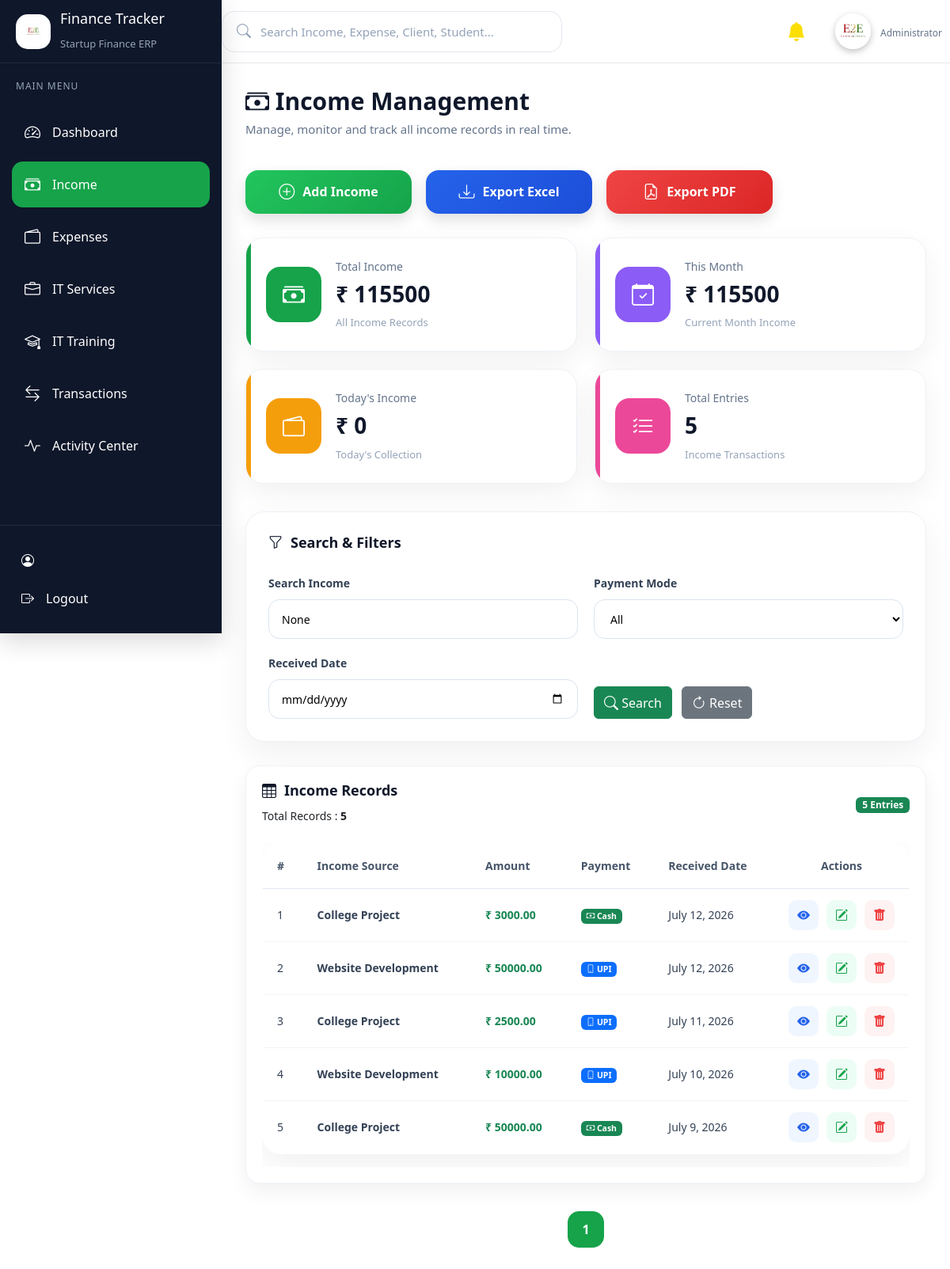
The app's page /income/ with its own data.
### income/models.py (models this page shows, shortened)
class Income(BaseModel):
    PAYMENT_MODE = [
        ("Cash", "Cash"),
        ("UPI", "UPI"),
        ("Bank", "Bank Transfer"),
        ("Card", "Card"),
        ("Cheque", "Cheque"),
    ]
    income_source = models.ForeignKey(
        IncomeSource,
        on_delete=models.CASCADE,
        related_name="incomes"
    )
    denomination = models.CharField(
        max_length=20,
        blank=True,
        null=True
    )
    custom_denomination = models.PositiveIntegerField(
        blank=True,
        null=True
    )
    notes_count = models.PositiveIntegerField(
        blank=True,
        null=True
    )
    transaction_id = models.CharField(
        max_length=150,
        blank=True,
        null=True
    )
    cheque_number = models.CharField(
        max_length=100,
        blank=True,
        null=True
    )
    bank_name = models.CharField(
        max_length=100,
        blank=True,
        null=True
    )
    amount = models.DecimalField(
        max_digits=12,
        decimal_places=2,
        validators=[
            MinValueValidator(
                1,
                message="Amount must be greater than zero."
            )
        ]
    )
    payment_mode = models.CharField(
        max_length=20,
        choices=PAYMENT_MODE,
        default="Cash"
    )
    description = models.TextField(
        blank=True,
        null=True
    )
    attachment = models.FileField(
        upload_to="income/",
        blank=True,
        null=True,
        validators=[
            FileExtensionValidator(
                allowed_extensions=[
                    "pdf",
                    "jpg",
                    "jpeg",
                    "png"
                ]
            )
        ]
    )
    received_date = models.DateField()
    class Meta:
        verbose_name = "Income"
        verbose_name_plural = "Income"
        ordering = [
            "-received_date",
            "-created_at"
        ]

class IncomeSource(BaseModel):
    source_name = models.CharField(
        max_length=100,
        unique=True
    )
    status = models.BooleanField(
        default=True
    )
    class Meta:
        verbose_name = "Income Source"
        verbose_name_plural = "Income Sources"
        ordering = ["source_name"]
    def __str__(self):
        return self.source_name

### income/views.py (the view, shortened to what this page needs)
# urls.py: path("", views.income_list, name="income_list"),
def income_list(request):
    incomes = Income.objects.all().order_by("-id")
    search = request.GET.get("search")
    payment_mode = request.GET.get("payment_mode")
    received_date = request.GET.get("received_date")
    if payment_mode:
        incomes = incomes.filter(
            payment_mode=payment_mode
        )
    if received_date:
        incomes = incomes.filter(
            received_date=received_date
        )
    total_income = Income.objects.aggregate(
        total=Sum("amount")
    )["total"] or 0
    today = timezone.now().date()
    today_income = Income.objects.filter(
        received_date=today
    ).aggregate(
        total=Sum("amount")
    )["total"] or 0
    this_month_income = Income.objects.filter(
        received_date__year=today.year,
        received_date__month=today.month
    ).aggregate(
        total=Sum("amount")
    )["total"] or 0
    total_transactions = Income.objects.count()
    paginator = Paginator(incomes, 10)
    page_number = request.GET.get("page")
    page_obj = paginator.get_page(page_number)
    context = {
        "incomes": page_obj,
        "page_obj": page_obj,
        "search": search,
        "payment_mode": payment_mode,
        "received_date": received_date,
        "total_income": total_income,
        "today_income": today_income,
        "this_month_income": this_month_income,
        "total_transactions": total_transactions,
    }
    return render(
        request,
        "income/income.html",
        context
    )

### templates/income/income.html (shortened to what this page needs)
{% extends 'base.html' %}
{% block content %}
<div class="page-header">
    <div class="page-title">
        <h2>
            <i class="bi bi-cash-stack"></i>
            Income Management
        </h2>
        <p>
            Manage, monitor and track all income records in real time.
        </p>
    </div>
    <div class="page-actions">
        <a href="{% url 'add_income' %}" class="btn btn-success">
            <i class="bi bi-plus-circle"></i>
            Add Income
        </a>
        <a href="{% url 'export_income_excel' %}?{{ request.GET.urlencode }}" class="btn btn-primary">
            <i class="bi bi-download"></i>
            Export Excel
        </a>
        <a href="{% url 'export_income_pdf' %}?{{ request.GET.urlencode }}" class="btn btn-danger">
            <i class="bi bi-file-earmark-pdf"></i>
            Export PDF
        </a>
    </div>
</div>
<div class="dashboard-cards">
    <div class="dashboard-card income-card">
        <div class="card-icon">
            <i class="bi bi-cash-stack"></i>
        </div>
        <div class="card-details">
            <span>Total Income</span>
            <h2>₹ {{ total_income }}</h2>
            <small>All Income Records</small>
        </div>
    </div>
    <div class="dashboard-card profit-card">
        <div class="card-icon">
            <i class="bi bi-calendar-check"></i>
        </div>
        <div class="card-details">
            <span>This Month</span>
            <h2>₹ {{ this_month_income }}</h2>
            <small>Current Month Income</small>
        </div>
    </div>
    <div class="dashboard-card target-card">
        <div class="card-icon">
            <i class="bi bi-wallet2"></i>
        </div>
        <div class="card-details">
            <span>Today's Income</span>
            <h2>₹ {{ today_income }}</h2>
            <small>Today's Collection</small>
        </div>
    </div>
    <div class="dashboard-card transaction-card">
        <div class="card-icon">
            <i class="bi bi-list-check"></i>
        </div>
        <div class="card-details">
            <span>Total Entries</span>
            <h2>{{ total_transactions }}</h2>
            <small>Income Transactions</small>
        </div>
    </div>
</div>
<div class="filter-card">
    <div class="box-header">
        <h3>
            <i class="bi bi-funnel"></i>
            Search & Filters
        </h3>
    </div>
    <form method="GET">
        <div class="filter-grid">
            <div class="filter-group">
                <label>
                    Search Income
                </label>
                <input type="text" name="search" value="{{ search }}" placeholder="Search by Income Source...">
            </div>
            <div class="filter-group">
                <label>
                    Payment Mode
                </label>
                <select name="payment_mode">
                    <option value="">All</option>
                </select>
            </div>
            <div class="filter-group">
                <label>
                    Received Date
                </label>
                <input type="date" name="received_date" value="{{ received_date }}">
            </div>
            <div class="filter-buttons">
                <button class="btn btn-success">
                    <i class="bi bi-search"></i>
                    Search
                </button>
                <a href="{% url 'income_list' %}" class="btn btn-secondary">
                    <i class="bi bi-arrow-clockwise"></i>
                    Reset
                </a>
            </div>
        </div>
    </form>
</div>
<div class="dashboard-box income-table-card">
    <div class="box-header">
        <div>
            <h3>
                <i class="bi bi-table"></i>
                Income Records
            </h3>
            <small>
                Total Records :
                <strong>{{ page_obj.paginator.count }}</strong>
            </small>
        </div>
        <div>
            <span class="badge bg-success">
                {{ page_obj.paginator.count }} Entries
            </span>
        </div>
    </div>
    <div class="table-responsive">
        <table class="table dashboard-table align-middle">
            <thead>
                <tr>
                    <th>#</th>
                    <th>Income Source</th>
                    <th>Amount</th>
                    <th>Payment</th>
                    <th>Received Date</th>
                    <th class="text-center">
                        Actions
                    </th>
                </tr>
            </thead>
            <tbody>
                {% for income in incomes %}
                <tr>
                    <td>
                        {{ forloop.counter }}
                    </td>
                    <td>
                        <div class="fw-semibold">
                            {{ income.income_source }}
                        </div>
                    </td>
                    <td>
                        <span class="text-success fw-bold">
                            ₹ {{ income.amount }}
                        </span>
                    </td>
                    <td>
                        {% if income.payment_mode == "Cash" %}
                        <span class="badge bg-success">
                            <i class="bi bi-cash"></i>
                            Cash
                        </span>
                        {% elif income.payment_mode == "UPI" %}
                        <span class="badge bg-primary">
                            <i class="bi bi-phone"></i>
                            UPI
                        </span>
                        {% elif income.payment_mode == "Bank" %}
                        <span class="badge bg-info">
                            <i class="bi bi-bank"></i>
                            Bank
                        </span>
                        {% elif income.payment_mode == "Card" %}
                        <span class="badge bg-warning text-dark">
                            <i class="bi bi-credit-card"></i>
                            Card
                        </span>
                        {% else %}
                        <span class="badge bg-secondary">
                            <i class="bi bi-receipt"></i>
                            Cheque
                        </span>
                        {% endif %}
                    </td>
                    <td>
                        {{ income.received_date }}
                    </td>
                    <td>
                        <div class="action-buttons justify-content-center">
                            <a href="{% url 'view_income' income.id %}" class="view-btn" title="View">
                                <i class="bi bi-eye-fill"></i>
                            </a>
                            <a href="{% url 'edit_income' income.id %}" class="edit-btn" title="Edit">
                                <i class="bi bi-pencil-square"></i>
                            </a>
                            <a href="#"
           class="delete-btn"
           data-url="{% url 'delete_income' income.id %}"
           data-bs-toggle="modal"
           data-bs-target="#deleteModal"
           title="Delete">
                                    <i class="bi bi-trash-fill"></i>
                                </a>
                        </div>
                    </td>
                </tr>
                {% endfor %}
            </tbody>
        </table>
    </div>
</div>
<div class="pagination-container">
    {% for page in page_obj.paginator.page_range %}
    {% if page == page_obj.number %}
    <span class="page-btn active">
        {{ page }}
    </span>
    {% else %}
    <a href="?page={{ page }}" class="page-btn">
        {{ page }}
    </a>
    {% endif %}
    {% endfor %}
</div>
{% endblock %}

### templates/base.html (shortened to what this page needs)
{% load static %}
<!DOCTYPE html>
<html lang="en">
<head>
    <link rel="stylesheet" href="{% static 'css/style.css' %}">
   <link rel="stylesheet" href="{% static 'css/sidebar.css' %}?v=2">
    <link rel="stylesheet" href="{% static 'css/navbar.css' %}">
    <link rel="stylesheet" href="{% static 'css/dashboard.css' %}">
    <link rel="stylesheet" href="{% static 'css/income.css' %}">
    <link rel="stylesheet" href="{% static 'css/service.css' %}">
    <link rel="stylesheet" href="{% static 'css/responsive.css' %}">
    <link href="https://cdn.jsdelivr.net/npm/bootstrap@5.3.3/dist/css/bootstrap.min.css" rel="stylesheet">
    <link rel="stylesheet" href="https://cdn.jsdelivr.net/npm/bootstrap-icons@1.11.3/font/bootstrap-icons.min.css">
</head>
<body>
    <div class="wrapper">
        {% include 'includes/sidebar.html' %}
        <div class="main">
            {% include 'includes/navbar.html' %}
            <div class="content">
                {% block content %}
                {% endblock %}
            </div>
        </div>
    </div>
</body>
</html>

### templates/includes/sidebar.html (shortened to what this page needs)
{% load static %}
<aside class="sidebar" id="sidebar">
    <div class="sidebar-header">
        <div class="brand">
            <div class="brand-logo">
                <img
    src="{% static 'images/e2e1-logo.jpeg' %}"
    alt="E2E Logo"
    style="
        width:44px;
        height:44px;
        object-fit:cover;
        border-radius:15px;
        border:3px solid #fafcff;
        background:#fff;
        padding:8px;
        box-shadow:0 4px 12px rgba(0,0,0,0.15);
    "
>
            </div>
            <div class="brand-text">
                <h2>Finance Tracker</h2>
                <span>Startup Finance ERP</span>
            </div>
        </div>
    </div>
    <div class="menu-title">
        MAIN MENU
    </div>
    <ul class="sidebar-menu">
        <li>
            <a href="/dashboard/" class="{% if '/dashboard/' in request.path %}active{% endif %}">
                <i class="bi bi-speedometer2"></i>
                <span>Dashboard</span>
            </a>
        </li>
        <li>
            <a href="/income/" class="{% if '/income/' in request.path %}active{% endif %}">
                <i class="bi bi-cash-stack"></i>
                <span>Income</span>
            </a>
        </li>
        <li>
            <a href="/expenses/" class="{% if '/expenses/' in request.path %}active{% endif %}">
                <i class="bi bi-wallet2"></i>
                <span>Expenses</span>
            </a>
        </li>
        <li>
            <a href="/services/" class="{% if '/services/' in request.path %}active{% endif %}">
                <i class="bi bi-briefcase"></i>
                <span>IT Services</span>
            </a>
        </li>
        <li>
            <a href="/training/" class="{% if '/training/' in request.path %}active{% endif %}">
                <i class="bi bi-mortarboard"></i>
                <span>IT Training</span>
            </a>
        </li>
        <li>
            <a href="/transactions/" class="{% if '/transactions/' in request.path %}active{% endif %}">
                <i class="bi bi-arrow-left-right"></i>
                <span>Transactions</span>
            </a>
        </li>
        <li>
            <a href="/activity/" class="{% if '/activity/' in request.path %}active{% endif %}">
                <i class="bi bi-activity"></i>
                <span>Activity Center</span>
            </a>
        </li>
    </ul>
    <div class="sidebar-footer">
        <a href="/admin/">
            <i class="bi bi-person-circle"></i>
        </a>
        <a href="/logout/">
            <i class="bi bi-box-arrow-right"></i>
            <span>Logout</span>
        </a>
    </div>
</aside>

### templates/includes/navbar.html (shortened to what this page needs)
{% load static %}
<nav class="navbar">
    <div class="navbar-left">
        <div class="search-box">
            <i class="bi bi-search"></i>
            <input type="text" id="globalSearch" placeholder="Search Income, Expense, Client, Student..."
                autocomplete="off">
        </div>
    </div>
    <div class="navbar-right">
        <a href="{% url 'notification_list' %}" class="nav-icon notification-icon">
            <i class="bi bi-bell-fill"></i>
        </a>
        <div class="profile">
             <img
    src="{% static 'images/e2e-logo.png' %}"
    alt="E2E Logo"
    class="profile-avatar"
    style="
        width: 45px;
        height: 45px;
        object-fit: cover;
        border-radius: 50%;
        background-color: #ffffff
        padding: 3px;
        border: 2px solid #ffffff;
        box-shadow: 0 3px 8px rgba(0, 0, 0, 0.25);
        cursor: pointer;
    "
>
            <div>
                <span>Administrator</span>
            </div>
        </div>
    </div>
</nav>

### records on screen
Income: income_source "College Project", amount "3000.00", payment_mode "Cash" (drawn), received_date "July 12, 2026"
Income: income_source "Website Development", amount "50000.00", payment_mode "UPI" (drawn), received_date "July 12, 2026"
Income: income_source "College Project", amount "2500.00", payment_mode "UPI" (drawn), received_date "July 11, 2026"
Income: income_source "Website Development", amount "10000.00", payment_mode "UPI" (drawn), received_date "July 10, 2026"
Income: income_source "College Project", amount "50000.00", payment_mode "Cash" (drawn), received_date "July 9, 2026"

### other values on screen
{{ total_income }} "115500"
{{ this_month_income }} "115500"
{{ today_income }} "0"
{{ total_transactions }} "5"
{{ page_obj.paginator.count }} "5"
{{ page }} "1"
